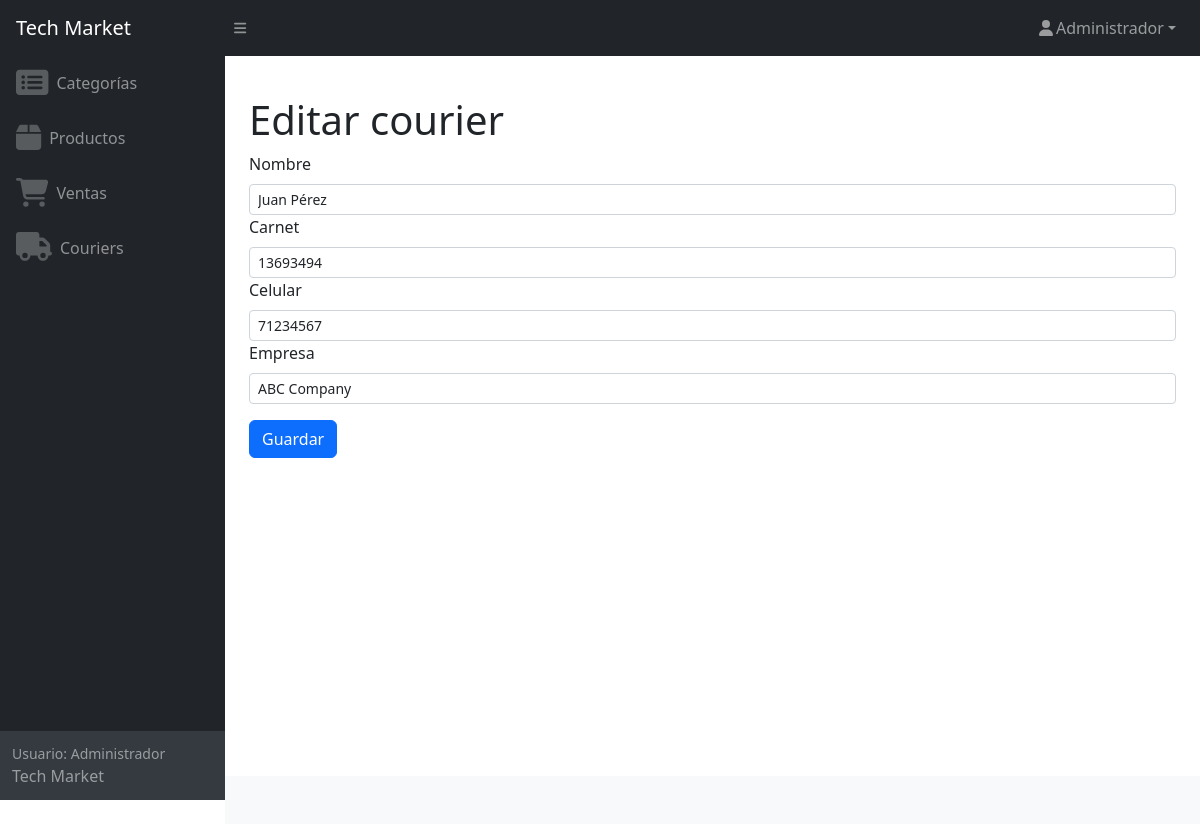
The page /admin/couriers/edita.php?id=9 (signed in) on the database its author committed.
### tables this page shows
CREATE TABLE `couriers` (
  `id` int(11) NOT NULL,
  `carnet` varchar(15) DEFAULT NULL,
  `nombre` varchar(50) NOT NULL,
  `celular` varchar(8) NOT NULL,
  `empresa` varchar(50) DEFAULT NULL,
  `activo` int(11) NOT NULL DEFAULT 1
);

### admin/couriers/edita.php (the view, shortened to what this page needs)
<?php
require_once '../header.php';
$db = new Database();
$con = $db->conectar();
$id = $_GET['id'];
$sql = $con->prepare("SELECT id, nombre, carnet, celular, empresa FROM couriers WHERE id = ? LIMIT 1");
$sql->execute([$id]);
$courier = $sql->fetch(PDO::FETCH_ASSOC);
?>
<main>
    <div class="container-fluid px-4">
        <h1 class="mt-3">Editar courier</h1>
        <form action="actualiza.php" method="post" autocomplete="off">
            <div class="mb-3">
                <label for="nombre" class="form-label">Nombre</label>
                <input type="text" class="form-control form-control-sm" name="nombre"
                id="nombre" value="<?php echo $courier['nombre']?>" required autofocus />
                <label for="carnet" class="form-label">Carnet</label>
                <input type="text" class="form-control form-control-sm" name="carnet"
                id="carnet" value="<?php echo $courier['carnet']?>" required/>
                <label for="celular" class="form-label">Celular</label>
                <input type="text" class="form-control form-control-sm" name="celular"
                id="celular" value="<?php echo $courier['celular']?>" required/>
                <label for="empresa" class="form-label">Empresa</label>
                <input type="text" class="form-control form-control-sm" name="empresa"
                id="empresa" value="<?php echo $courier['empresa']?>" required/>
            </div>
            <button type="submit" class="btn btn-primary">
                Guardar
            </button>
        </form>
    </div>
</main>
<?php require_once '../footer.php' ?>

### rows shown on the page
couriers: nombre "Juan Pérez", carnet "13693494", celular "71234567", empresa "ABC Company"

### other values the page prints
$_SESSION['user_name'] "Administrador"
